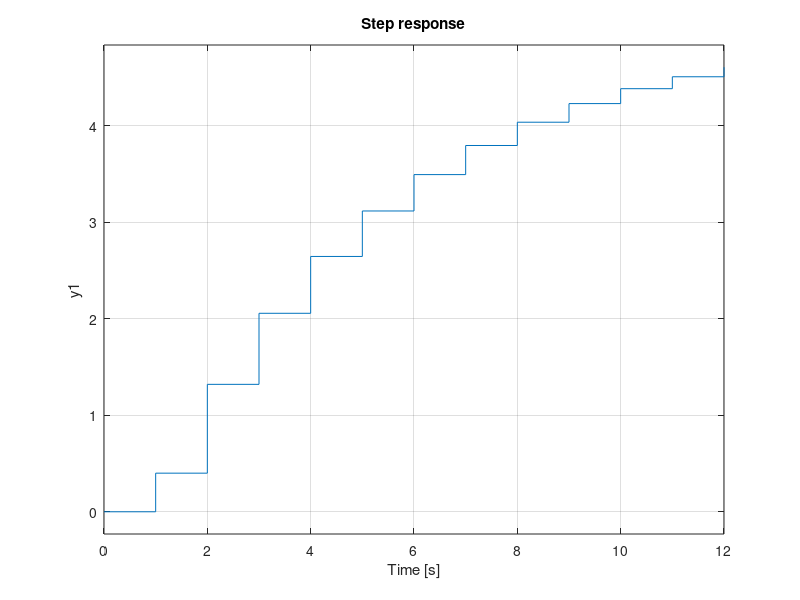

Reproduce this figure in MATLAB. (Note: this script raises an error after producing the figure.)
% import numpy as np
% import matplotlib.pyplot as plt
% from control.matlab import *
% 
% from deconv_n import deconv_n
% from poly_div import poly_div
% 
% d = 0 # plant delay
% B = [0.4, 0.6]
% B = [0.0281, 0.1278, 0.0513, 0.0013]
% A = [1, -0.8]
% A = [1, -1.2254, 0.5711, -0.3507, 0.005]
% 
% plt.figure("Model Predictive Control")
% plt.subplot(4, 5, 1)
% plant_tf = tf(B, np.append(A, np.zeros(d+1)), dt=True)
% [poles, zeros] = pzmap(plant_tf, plot=False)
% plt.plot(np.real(zeros), np.imag(zeros), 'bo')
% plt.plot(np.real(poles), np.imag(poles), 'rx')
% plt.grid()
% plt.title(f"Plant Poles and Zeros")
% plt.plot(np.cos(np.linspace(0, 2*np.pi, 100)), np.sin(np.linspace(0, 2*np.pi, 100)), '-')
% 
% 
% plt.subplot(4, 5, 5+1)
% [y, t] = step(plant_tf, T=12)
% plt.plot(t, y)
% plt.grid()
% plt.title("Step response")
% plt.tight_layout()
% #plt.show()
% 
% 
% 
% 
% 
% C = [1]
% D = [1, -1]
% 
% 
% # h_p = prediction horizon
% # h_i = initialization horizon
% # h_c = control horizon
% # l   = input weighting
% h_p = np.zeros(4).astype(int)
% h_i = np.zeros(4).astype(int)
% h_c = np.zeros(4).astype(int)
% l = np.zeros(4)
% 
% # property 1 (Minimal Variance Control)
% # h_p = h_i = plant_delay + 1
% # h_c = 1
% # l = 0
% h_p[0] = d + 1
% h_i[0] = d + 1
% h_c[0] = 1
% l[0] = 0
% 
% # property 2 (One step Ahead Predictive Control)
% # h_p = h_i = plant_delay + 1
% # h_c = 1
% # l != 0
% h_p[1] = d + 1
% h_i[1] = d + 1
% h_c[1] = 1
% l[1] = 1 # not 0
% 
% 
% # property 3 (Pole placement)
% # h_c = order(A) + order(D)
% # h_i = order(B) + plant_delay + 1
% # h_p > h_i + h_c
% # l = 0
% h_i[2] = len(B) + d -1
% h_c[2] = len(A) + len(D) - 2
% h_p[2] = h_i[2] + h_c[2] + 1 
% l[2] = 0
% 
% # property 4 (Internal Model Control)
% # h_p -> inf (100+)
% # h_c = 1
% # h_i = plant_delay + 1
% # l = 0
% # D = 1 - q^-1 
% h_p[3] = 100
% h_i[3] = d + 1
% h_c[3] = 1
% l[3] = 0
% 
% 
% 
% N = 3
% 
% # N1 = start prediction
% # N2 = end prediction
% 
% h_i[0] = d
% h_p[0] = d+N
% h_c[0] = N
% l[0] = 0.8
% 
% 
% 
% def compute_RST(d, A, B, C, D, h_i, h_c, h_p, l):
%     #E_, F_ = deconv_n(C, np.polymul(A, D), d)
%     #F_ = F_[d:]
%     E_ges = []
%     F_ges = []
%     G_ges = []
%     H_ges = []
% 
%     for i in range(h_i, h_p):
%         E, F = poly_div(C, np.polymul(A, D), i + 1)
%         E_ges.append(E)
%         F_ges.append(F)
% 
%         G, H = poly_div(np.polymul(B, E), C, i + 1)
%         G_ges.append(G)
%         H_ges.append(H)
% 
%         pass
% 
%     print (f"E_ges: {E_ges}")
%     print (f"F_ges: {F_ges}")
%     print (f"G_ges: {G_ges}")
%     print (f"H_ges: {H_ges}")
% 
% 
%     psi_size = h_c
%     psi = np.zeros((psi_size, psi_size))
% 
%     # for i in range(0, psi_size): 
%     #     psi[i, 0:i+1] = G_ges[i][i::-1]
%     
% 
%     # psi:
%     # [g_0_0,       0,      0,      0]
%     # [g_1_1,   g_1_0,      0,      0]
%     # [g_2_2,   g_2_1,  g_2_0,      0]
%     # [g_3_3,   g_3_2,  g_3_1,  g_3_0]
% 
% 
% 
% 
% 
% 
%     for i in range(h_i, h_p):
%         print(f"i: {i}")
%         print("psi[i-h_i, 0:min(i+1, h_c)]")
%         print(f"= psi[{i}-{h_i}, 0:min({i}+1, {h_c})]")
%         print("= " + str(psi[i-h_i, 0:min(i+1, h_c)]))
% 
%         print("np.flip(G_ges[i-h_i][max(0, i - h_c + 1):i+1])")
%         print(f"np.flip(G_ges[{i}-{h_i}][max(0, {i} - {h_c} + 1):{i}+1])")
%         print("= " + str(np.flip(G_ges[i-h_i][max(0, i - h_c + 1):i+1])))
% 
%         psi[i-h_i, 0:min(i+1, h_c)] = np.flip(G_ges[i-h_i][max(0, i - h_c + 1):i+1])
% 
% 
%     print(f"psi:\n{psi}")
% 
%     psi_t = np.transpose(psi)
%     gamma = np.matmul(np.linalg.inv(np.matmul(psi_t, psi) + l * np.eye(psi_size)), psi_t)
%     gamma = gamma[0, :]
% 
%     print(f"gamma: {gamma}")
% 
%     # R * y + S * u = T * y_s
%     # see https://www.mathworks.com/help/sps/ref/rstcontroller.html#d126e252765
% 
%     # h_c = h_p - h_i
%     # R = sum(j = [0, ..., h_c])(gamma_j * F_j)
%     # correct as is
%     # plus q^-j?
%     R = []
%     for i in range(0, h_c):
%         R = np.polyadd(R, np.polymul(gamma[i], F_ges[i]))
% 
% 
% 
%     # is it q^-1 or q^-j?
%     # S = D * { C + sum(j = [0, ..., h_c])(gamma_j * H_j-d) * q^-1}
%     #   = D * C + D * sum(j = [0, ..., h_c])(gamma_j * H_j-d) * q^-1
%     #   = S1 + S2
% 
%     S1 = np.flip(np.polymul(D, C))
%     S2 = []
%     for i in range(0, h_c):
%         S2 = np.polyadd(S2, np.polymul(gamma[i], H_ges[i]))
%     S2 = np.polymul(D, S2)
%     S2 = np.flip(np.append(0, S2))
% 
%     #S = np.polymul(D, np.polyadd(np.append(C, 0), S))
%     S = np.flip(np.polyadd(S1, S2))
%     
%     # T = C * sum(j = [0, ..., h_c])(gamma_j * q^-j)
%     # T = C * gamma
%     # correct as is
%     T = []
%     T = np.polymul(C, gamma)
% 
%     #R = np.polymul(gamma, F)
%     #S = np.polymul(D, np.polyadd(C, np.polymul(gamma, H_ges[0])))
% 
%     print(f"R: {R}")
%     print(f"S: {S}")
%     print(f"T: {T}")
% 
%     return R, S, T
% 
% def calculate_tf(d, A, B, R, S, T):
%     # p_c = A * S + B * R * q^(-d-1)
%     p_c = np.polyadd(np.append(np.polymul(A, S), np.zeros(d+1)), np.polymul(B, R))
%     #p_c = np.polyadd(np.append(np.polymul(np.polymul(A, S), D), np.zeros(d+1)), np.polymul(B, R))
%     #p_c = np.polyadd(np.polymul(A, S), np.append(np.polymul(B, R), np.zeros(d+1)))
%     #p_c = np.polyadd(np.append(np.polymul(A, S), np.zeros(d+1)), np.polymul(B, R))
%     #p_c = np.polyadd(np.polymul(np.polymul(A, S), D), np.append(np.polymul(B, R), np.zeros(d+1)))
%     #p_c = np.polyadd(np.polymul(A, S), np.append(np.polymul(B, R), np.zeros(d+1)))
% 
%     p_c1 = np.polymul(A, S)
%     p_c2 = np.append(np.zeros(d+1), np.polymul(B, R))
%     # make same length by appending zeros
%     if len(p_c1) > len(p_c2):
%         p_c2 = np.append(p_c2, np.zeros(len(p_c1) - len(p_c2)))
%     else:
%         p_c1 = np.append(p_c1, np.zeros(len(p_c2) - len(p_c1)))
%     
%     p_c = np.polyadd(p_c1, p_c2)
%     
% 
%     BT = np.polymul(B, T)
%     BT_d = np.append(np.zeros(d+1), BT)
%     
%     #y_ys = tf(np.append(np.zeros(d+1), np.polymul(B, T)), p_c, dt=True)
%     y_ys = tf(np.polymul(B, T), p_c, dt=True)
%     y_ys = tf(np.polymul(B, T), np.append(p_c, np.zeros(d+1)), dt=True)
% 
%     #y_ys = tf(np.polymul(B, T), p_c, dt=True)
%     y_vy = tf(np.polymul(A, S), p_c, dt=True)                               # Sensitivity function
%     y_vu = tf(np.append(np.polymul(B, S), np.zeros(d+1)), p_c, dt=True)     # Sensitivity function x System
%     y_n  = tf(np.append(np.polymul(B, R), np.zeros(d+1)), p_c, dt=True)     # Complementary sensitivity function
% 
%     u_ys =   tf(np.polymul(A, T), np.append(p_c, np.zeros(d+1)), dt=True)
%     u_ys =   tf(np.polymul(A, T), p_c, dt=True)
%     #u_ys =   tf(np.append(np.polymul(A, T), np.zeros(d+2)), p_c,  dt=True)
%     u_vy = - tf(np.polymul(A, R), p_c, dt=True)                         # Sensitivity function x Controller
%     u_vu =   tf(np.polymul(A, S), p_c, dt=True)                           # Sensitivity function
%     u_n  = - tf(np.polymul(A, R), p_c, dt=True)                         # Sensitivity function x Controller
% 
%     return {y_ys, y_vy, y_vu, y_n}, {u_ys, u_vy, u_vu, u_n}
% 
% #plt.figure("Comparison of properties")
% for i in range(0, 1):
%     [R, S, T] = compute_RST(d, A, B, C, D, h_i[i], h_c[i], h_p[i], l[i])
%     [y_tf, u_tf] = calculate_tf(d, A, B, R, S, T)
% 
%     [y_ys_tf, y_vy_tf, y_vu_tf, y_n_tf] = y_tf
%     [u_ys_tf, u_vy_tf, u_vu_tf, u_n_tf] = u_tf
% 
% 
% 
%     
%     
%     plt.subplot(4,5, i+2)
%     [poles, zeros] = pzmap(y_ys_tf, plot=False)
%     plt.plot(np.real(zeros), np.imag(zeros), 'bo')
%     plt.plot(np.real(poles), np.imag(poles), 'rx')
%     plt.grid()
%     plt.title(f"Poles and Zeros Y/Y*")
%     
%     plt.plot(np.cos(np.linspace(0, 2*np.pi, 100)), np.sin(np.linspace(0, 2*np.pi, 100)), '-')
% 
%     try:
%         plt.subplot(4,5, i+2 +5)
%         plt.grid()
%         plt.title("Step response Y/Y* and U/U*")
%         plt.xlabel("Time")
%         plt.ylabel("Amplitude")
%         [y_ys_step, t_step_y] = step(y_ys_tf, T=52)
%         [u_ys_step, t_step_u] = step(u_ys_tf, T=52)
%         plt.plot(t_step_y, y_ys_step, "r", t_step_u, u_ys_step, "b")
%         #plt.plot(t, u_ys)
%         pass
%     except:
%         pass
% 
% 
% 
%     
% plt.show()
% 
% 
% 
% pass
% 
% 
% 

% Convert the commented code above from python to matlab
clear;
clc;
close all;


d = 0; % plant delay
B = [0.0281, 0.1278, 0.0513, 0.0013];
B = [0.4, 0.6];

A = [1, -1.2254, 0.5711, -0.3507, 0.005];
A = [1, -0.8];


figure();
subplot(4, 5, 1);
plant_tf = tf(B, [A, zeros(1, d+1)], -1);
pzmap(plant_tf);
title("Plant Poles and Zeros");

subplot(4, 5, 5+1);
step(plant_tf, 12);
grid on
title("Step response");


C = [1];
D = [1, -1];

h_p = zeros(1, 4);
h_i = zeros(1, 4);
h_c = zeros(1, 4);
l = zeros(1, 4);

% property 1 (Minimal Variance Control)
% h_p = h_i = plant_delay + 1
% h_c = 1
% l = 0
h_p(1) = d + 1;
h_i(1) = d + 1;
h_c(1) = 1;
l(1) = 0;

% property 2 (One step Ahead Predictive Control)
% h_p = h_i = plant_delay + 1
% h_c = 1
% l != 0
h_p(2) = d + 1;
h_i(2) = d + 1;
h_c(2) = 1;
l(2) = 1; % not 0

% property 3 (Pole placement)
% h_c = order(A) + order(D)
% h_i = order(B) + plant_delay + 1
% h_p > h_i + h_c
% l = 0
h_i(3) = length(B) + d -1;
h_c(3) = length(A) + length(D) - 2;
h_p(3) = h_i(3) + h_c(3) + 1;
l(3) = 0;

% property 4 (Internal Model Control)
% h_p -> inf (100+)
% h_c = 1
% h_i = plant_delay + 1
% l = 0
% D = 1 - q^-1
h_p(4) = 100;
h_i(4) = d + 1;
h_c(4) = 1;
l(4) = 0;

N = 3;

% N1 = start prediction
% N2 = end prediction

h_i(1) = d+1;
h_p(1) = d+N+1;
h_c(1) = N;
l(1) = 0.8;

for i = 1:1

    E_ges = zeros(h_c(i), h_c(i));
    F_size = length(A) + length(D)-2;
    F_ges = zeros(h_c(i), F_size);
    G_ges = zeros(h_c(i), h_c(i));
    H_size = length(C);
    H_ges = zeros(h_c(i), H_size);

    for j = h_i(i):h_p(i)-1
        [E, F] = PolyDiv(C, conv(A, D), j);
        E_ges(j-h_i(i)+1, 1:length(E)) = E;
        F_ges(j-h_i(i)+1, 1:length(F)) = F;

        [G, H] = PolyDiv(conv(B, E), C, j);
        G_ges(j-h_i(i)+1, 1:length(G)) = G;
        H_ges(j-h_i(i)+1, 1:length(H)) = H;
    end

    disp("E_ges:")
    disp(E_ges)
    disp("F_ges:")
    disp(F_ges)
    disp("G_ges:")
    disp(G_ges)
    disp("H_ges:")
    disp(H_ges)


    % psi:
    % [g_0_0,       0,      0,      0]
    % [g_1_1,   g_1_0,      0,      0]
    % [g_2_2,   g_2_1,  g_2_0,      0]
    % [g_3_3,   g_3_2,  g_3_1,  g_3_0]

    psi = zeros(h_c(i), h_c(i));

    for j = h_i(i):h_p(i)-1
        psi(j-h_i(i)+1, min(j, h_c(i)):-1:1) = G_ges(j-h_i(i)+1, max(1, j - h_c(i) + 1):j);
    end

    disp("psi:")
    disp(psi)

    gamma = (psi' * psi + l(i) * eye(h_c(i))) \ psi';
    gamma = gamma(1, :);

    disp("gamma:")
    disp(gamma)


    % R * y + S * u = T * y_s
    % see https://www.mathworks.com/help/sps/ref/rstcontroller.html#d126e252765

    % R = sum(j = [0, ..., h_c])(gamma_j * F_j)
    R = zeros(1, length(F_ges(1, :)));
    for j = 1:h_c(i)
        R = R + gamma(j) * F_ges(j, :);
    end

    % S = D * { C + sum(j = [0, ..., h_c])(gamma_j * H_j-d) * q^-1}
    %   = D * C + D * sum(j = [0, ..., h_c])(gamma_j * H_j-d) * q^-1

    S1 = conv(D, C);
    S2 = zeros(1, length(H_ges(1,:)));
    for j = 1:h_c(i)
        S2 = S2 + gamma(j) * H_ges(j, :);
    end
    S2 = conv(D, S2);
    S2 = [0, S2];
    if length(S1) < length(S2)
        S1 = [S1, zeros(1, length(S2) - length(S1))];
    else
        S2 = [S2, zeros(1, length(S1) - length(S2))];
    end
    S = S1 + S2;

    % T = C * sum(j = [0, ..., h_c])(gamma_j * q^-j)
    T = C * gamma;

    disp("R:")
    disp(R)
    disp("S:")
    disp(S)
    disp("T:")
    disp(T)

    % p_c = A * S + B * R * q^(-d-1)
    p_c1 = conv(A, S);
    p_c2 = [zeros(1, d+1), conv(B, R)];
    if length(p_c1) < length(p_c2)
        p_c1 = [p_c1, zeros(1, length(p_c2) - length(p_c1))];
    else
        p_c2 = [p_c2, zeros(1, length(p_c1) - length(p_c2))];
    end
    p_c = p_c1 + p_c2;


    y_ys = tf(conv(B, T), [p_c, zeros(1, d)], -1);
    y_vy = tf(conv(A, S), p_c, -1);                               % Sensitivity function
    y_vu = tf([conv(B, S), zeros(1, d+1)], p_c, -1);     % Sensitivity function x System
    y_n  = tf(S, p_c, -1);     % Complementary sensitivity function
    % ? y_n  = tf([conv(B, R), zeros(1, d+1)], p_c, -1);     % Complementary sensitivity function

    u_ys =   tf(conv(A, S), p_c, -1);
    u_vy = - tf(conv(A, R), p_c, -1);                         % Sensitivity function x Controller
    % ? u_vy = - tf(conv(A, R), p_c, -1);                         % Sensitivity function x Controller
    u_vu =   tf(conv(B, S), p_c, -1);                           % Sensitivity function
    % ? u_vu =   tf(conv(A, S), p_c, -1);                           % Sensitivity function
    u_n  = - tf(conv(A, R), p_c, -1);                         % Sensitivity function x Controller
    % ? u_n  = - tf(conv(A, R), p_c, -1);                         % Sensitivity function x Controller

    subplot(4,5, i+1);
    pzmap(y_ys);
    title("Poles and Zeros Y/Y*");

    subplot(4,5, i+1 +5);
    step(y_ys, 12);
    hold on;
    step(u_ys, 12);
    grid on;
    title("Step response Y/Y* and U/Y*");
    xlabel("Time");
    ylabel("Amplitude");
    ylim([-0.2, 1.2]);





    







































end


















































































































































